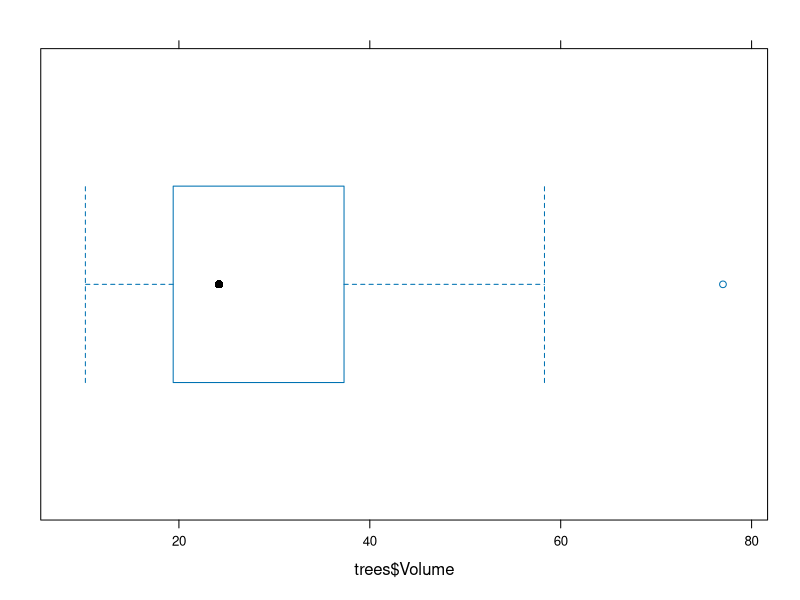
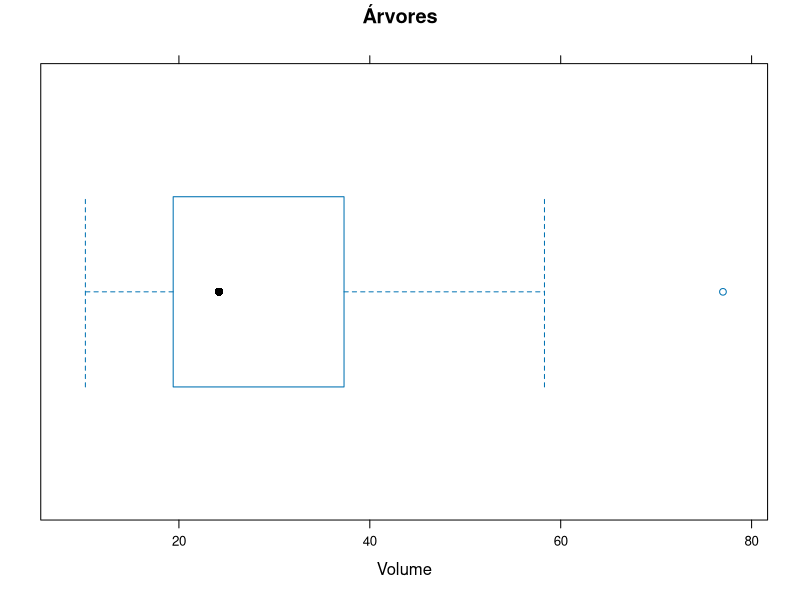
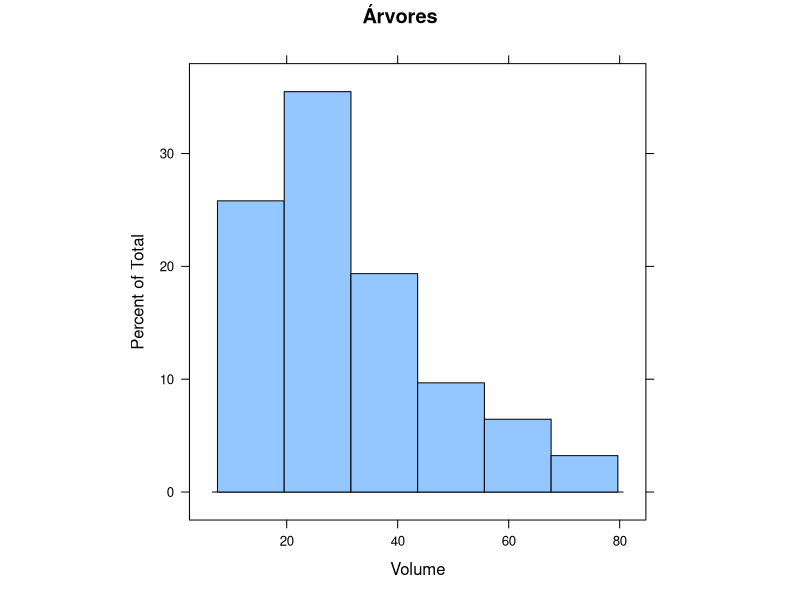

Reproduce these figures in R, in order.
## ---- chunk 1
#carregando pacote lattice
library(lattice)
## ---- chunk 2
bwplot(trees$Volume)
bwplot(trees$Volume, main="Árvores", xlab = "Volume")
## ---- chunk 3
histogram(trees$Volume, main="Árvores", xlab = "Volume", aspect=1, type="percent", nunt=20)
